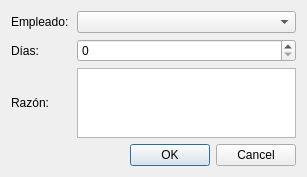
<?xml version="1.0" encoding="UTF-8"?>
<ui version="4.0">
 <class>AdmDaysDialog</class>
 <widget class="QDialog" name="AdmDaysDialog">
  <property name="geometry">
   <rect>
    <x>0</x>
    <y>0</y>
    <width>307</width>
    <height>176</height>
   </rect>
  </property>
  <property name="windowTitle">
   <string>Administrar días</string>
  </property>
  <property name="windowIcon">
   <iconset resource="../images/Resource_ha.qrc">
    <normaloff>:/F1/fromHelyx/eye16.png</normaloff>:/F1/fromHelyx/eye16.png</iconset>
  </property>
  <layout class="QGridLayout" name="gridLayout">
   <item row="4" column="1">
    <spacer name="verticalSpacer">
     <property name="orientation">
      <enum>Qt::Vertical</enum>
     </property>
     <property name="sizeHint" stdset="0">
      <size>
       <width>20</width>
       <height>40</height>
      </size>
     </property>
    </spacer>
   </item>
   <item row="1" column="1">
    <widget class="QLabel" name="label">
     <property name="sizePolicy">
      <sizepolicy hsizetype="Fixed" vsizetype="Preferred">
       <horstretch>0</horstretch>
       <verstretch>0</verstretch>
      </sizepolicy>
     </property>
     <property name="text">
      <string>Empleado:</string>
     </property>
    </widget>
   </item>
   <item row="5" column="4">
    <widget class="QDialogButtonBox" name="buttonBox">
     <property name="orientation">
      <enum>Qt::Horizontal</enum>
     </property>
     <property name="standardButtons">
      <set>QDialogButtonBox::Cancel|QDialogButtonBox::Ok</set>
     </property>
    </widget>
   </item>
   <item row="2" column="1">
    <widget class="QLabel" name="label_2">
     <property name="sizePolicy">
      <sizepolicy hsizetype="Fixed" vsizetype="Preferred">
       <horstretch>0</horstretch>
       <verstretch>0</verstretch>
      </sizepolicy>
     </property>
     <property name="text">
      <string>Días:</string>
     </property>
    </widget>
   </item>
   <item row="1" column="2">
    <spacer name="horizontalSpacer">
     <property name="orientation">
      <enum>Qt::Horizontal</enum>
     </property>
     <property name="sizeHint" stdset="0">
      <size>
       <width>40</width>
       <height>20</height>
      </size>
     </property>
    </spacer>
   </item>
   <item row="1" column="4">
    <widget class="QComboBox" name="employee_comboBox"/>
   </item>
   <item row="2" column="4">
    <widget class="QSpinBox" name="days_spinBox"/>
   </item>
   <item row="3" column="4">
    <widget class="QPlainTextEdit" name="razon_plainTextEdit"/>
   </item>
   <item row="3" column="1">
    <widget class="QLabel" name="label_3">
     <property name="text">
      <string>Razón:</string>
     </property>
    </widget>
   </item>
  </layout>
 </widget>
 <resources>
  <include location="../images/Resource_ha.qrc"/>
 </resources>
 <connections>
  <connection>
   <sender>buttonBox</sender>
   <signal>accepted()</signal>
   <receiver>AdmDaysDialog</receiver>
   <slot>accept()</slot>
   <hints>
    <hint type="sourcelabel">
     <x>297</x>
     <y>97</y>
    </hint>
    <hint type="destinationlabel">
     <x>157</x>
     <y>274</y>
    </hint>
   </hints>
  </connection>
  <connection>
   <sender>buttonBox</sender>
   <signal>rejected()</signal>
   <receiver>AdmDaysDialog</receiver>
   <slot>reject()</slot>
   <hints>
    <hint type="sourcelabel">
     <x>297</x>
     <y>97</y>
    </hint>
    <hint type="destinationlabel">
     <x>286</x>
     <y>274</y>
    </hint>
   </hints>
  </connection>
 </connections>
</ui>
